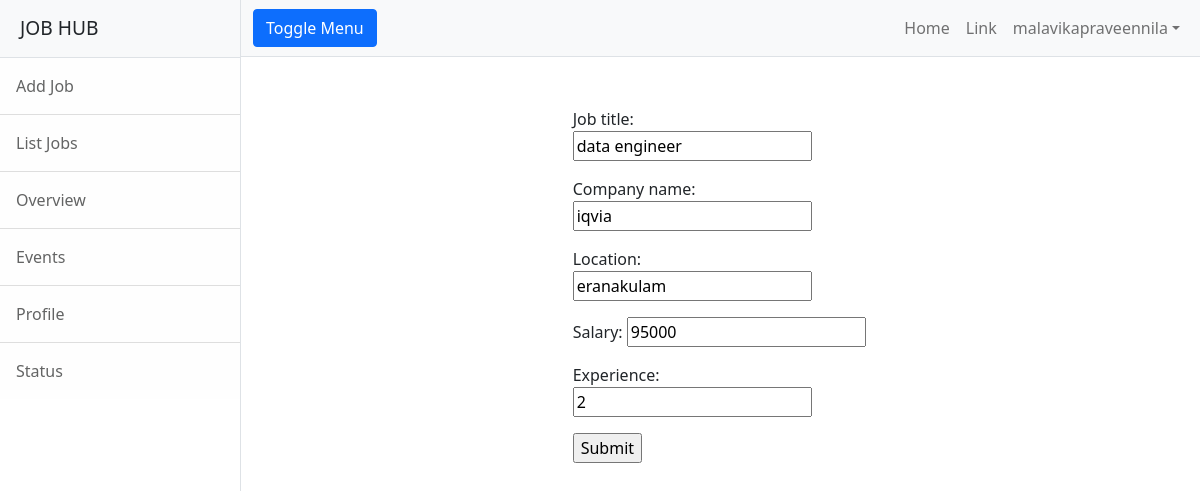
The page /employer/job/change/4 (signed in) on the database its author committed.
### employer/models.py (models this page shows, shortened)
class Jobs(models.Model):
    job_title=models.CharField(max_length=150)
    company_name=models.CharField(max_length=150)
    location=models.CharField(max_length=150)
    salary=models.PositiveIntegerField(null=True)
    experience=models.PositiveIntegerField(default=0)

### employer/views.py (the view)
# urls.py: path('job/change/<int:id>',views.JobEditView.as_view(),name="emp-editjob"),
class JobEditView(UpdateView):
    model = Jobs
    form_class = JobForm
    template_name = "emp-editjob.html"
    success_url = reverse_lazy("emp-alljob")
    pk_url_kwarg = "id"

### employer/forms.py
class JobForm(forms.ModelForm):
    class Meta:
        model = Jobs
        fields = "__all__"

### employer/templates/emp-editjob.html (shortened to what this page needs)
{%extends 'base.html' %}
{%block body_block%}
<div class="row" style="margin-top:50px">
<div class="col-4"></div>
<div class="col-4">
   <form action="" method="post">
     {{form.as_p}}
     <input type="submit">
   </form>
</div>
<div class="col-4"></div>
    </div>
{%endblock%}

### employer/templates/base.html (shortened to what this page needs)
<!DOCTYPE html>
{%load static%}
<html lang="en">
    <head>
        <link href="{%static 'css/styles.css'%}" rel="stylesheet" />
    </head>
    <body>
        <div class="d-flex" id="wrapper">
            <div class="border-end bg-white" id="sidebar-wrapper">
                <div class="sidebar-heading border-bottom bg-light">JOB HUB </div>
                <div class="list-group list-group-flush">
                    <a class="list-group-item list-group-item-action list-group-item-light p-3" href="{%url 'emp-addjob' %}">Add Job</a>
                    <a class="list-group-item list-group-item-action list-group-item-light p-3" href="{%url 'emp-alljob' %}">List Jobs</a>
                    <a class="list-group-item list-group-item-action list-group-item-light p-3" href="#!">Overview</a>
                    <a class="list-group-item list-group-item-action list-group-item-light p-3" href="#!">Events</a>
                    <a class="list-group-item list-group-item-action list-group-item-light p-3" href="#!">Profile</a>
                    <a class="list-group-item list-group-item-action list-group-item-light p-3" href="#!">Status</a>
                </div>
            </div>
            <div id="page-content-wrapper">
                <nav class="navbar navbar-expand-lg navbar-light bg-light border-bottom">
                    <div class="container-fluid">
                        <button class="btn btn-primary" id="sidebarToggle">Toggle Menu</button>
                        <div class="collapse navbar-collapse" id="navbarSupportedContent">
                            <ul class="navbar-nav ms-auto mt-2 mt-lg-0">
                                <li class="nav-item active"><a class="nav-link" href="{%url 'emp-home'%}">Home</a></li>
                                <li class="nav-item"><a class="nav-link" href="#!">Link</a></li>
                                <li class="nav-item dropdown">
                                    <a class="nav-link dropdown-toggle" id="navbarDropdown" href="#" role="button" data-bs-toggle="dropdown" aria-haspopup="true" aria-expanded="false">{{request.user}}</a>
                                </li>
                            </ul>
                        </div>
                    </div>
                </nav>
                <div class="container-fluid">
                    {%block body_block%}
                    {%endblock%}
                </div>
            </div>
        </div>
    </body>
</html>

### rows shown on the page
Jobs: job_title "data engineer", company_name "iqvia", location "eranakulam", salary "95000", experience "2"

### other values the page prints
{{ request.user }} "malavikapraveennila"
